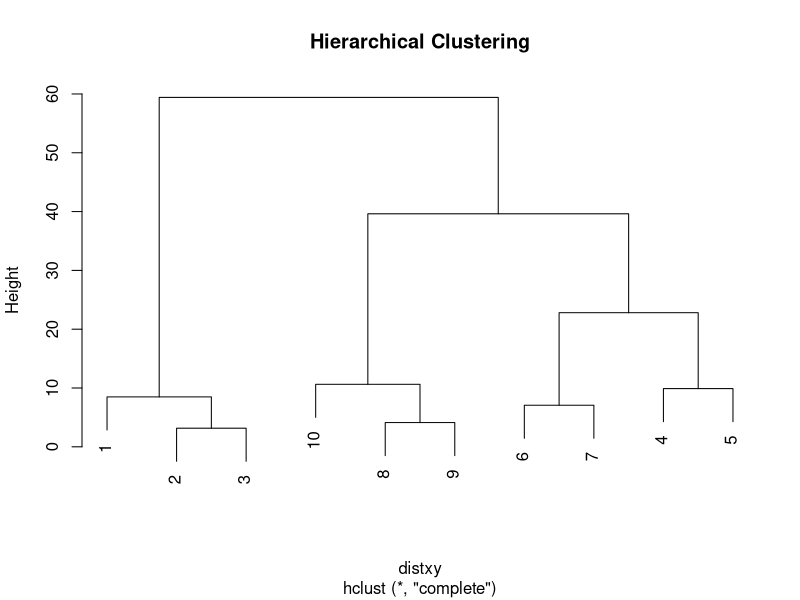
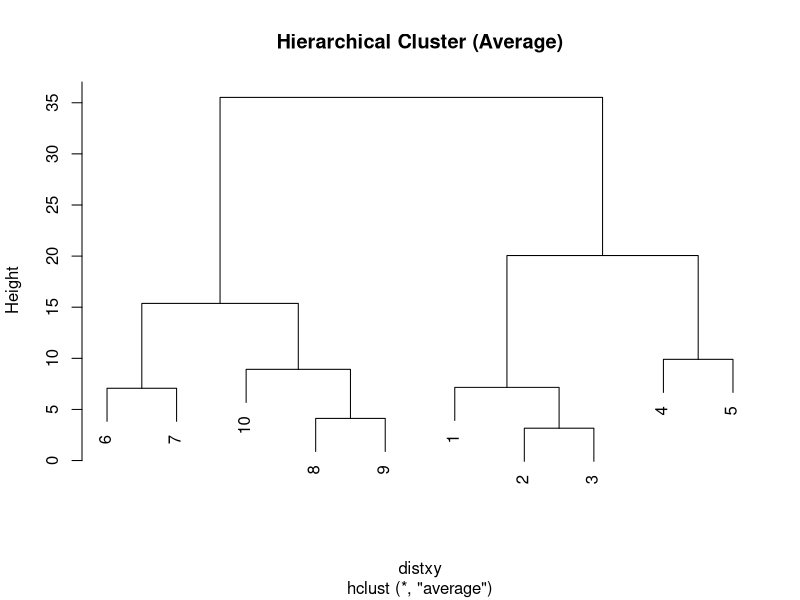
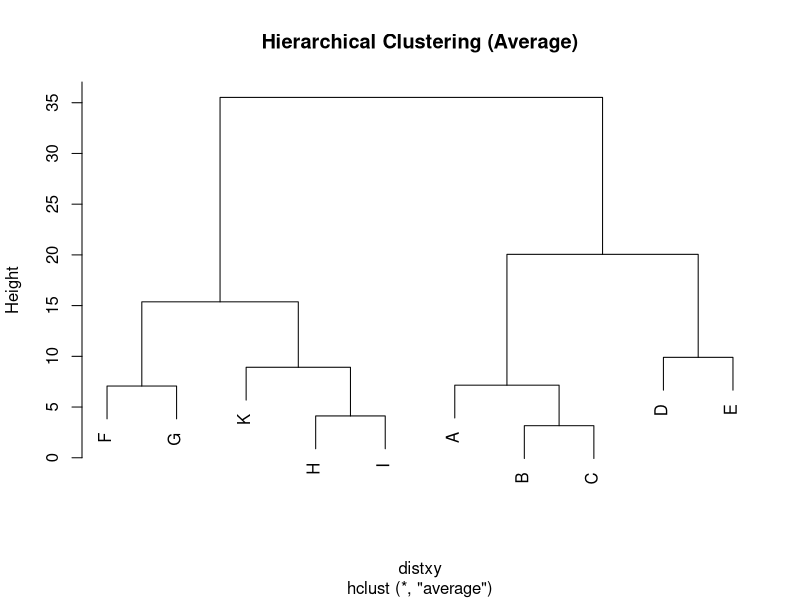

The R script that drew these images, in order:
#################################################
#  Purpose    : HIerarchial Clustering
#  First Name : ANKIT
#  Last Name  : PAREKH
#################################################


rm(list=ls())

#Creating vectors x and y 
x <- c(7,10,13,21,28,28,35,43,44,50)
y <- c(57,62,63,71,78,88,89,90,94,98)

#Binding x and y
xy <-cbind(x,y)

#Calculating the distance
distxy <- dist(xy)
class(distxy)

#Using hierarchical cluster and plot the dendogram
hxy<-hclust(distxy)
plot(hxy, main = "Hierarchical Clustering")

#Using hierarchical clustering with average method and plot the dendogram
hxy1 <- hclust(distxy, method = "average")
plot(hxy1, main = "Hierarchical Cluster (Average)")

#labelings
labl <- c('A','B','C','D', 'E', 'F', 'G','H','I', 'K')

#Plotting the dendogram with labels
plot(hxy1, labels = labl, main = "Hierarchical Clustering (Average)")
